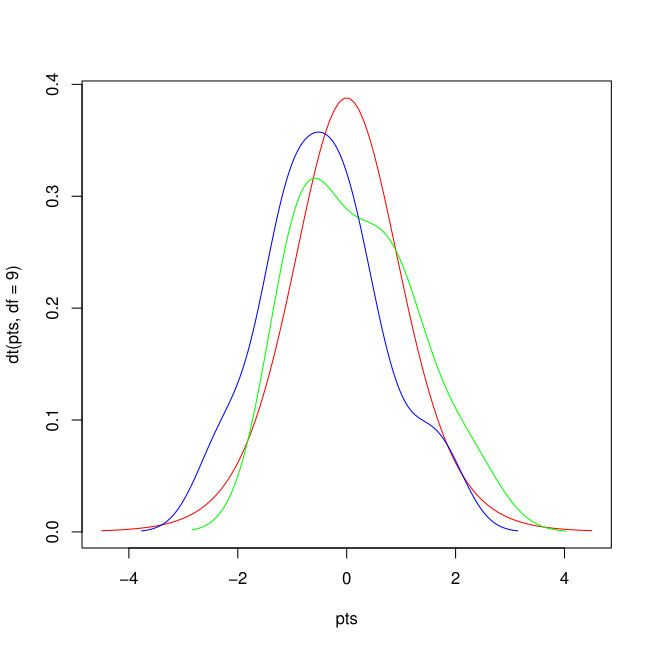

R code for this plot:
x <-rnorm(10)

y <-rnorm(10)
#Generate Random Values for x and y

pts= seq(-4.5,4.5,length=100)

plot(pts,dt(pts,df=9),col='red',type='l')

lines(density(x),col='green')

lines(density(y),col='blue')

ttest = t.test(x,y)

ttest

        Welch Two Sample t-test

data:  x and y
t = 1.2342, df = 17.991, p-value = 0.233
alternative hypothesis: true difference in means is not equal to 0
95 percent confidence interval:
 -0.4218234  1.6231103
sample estimates:
 mean of x  mean of y 
 0.1711807 -0.4294627 
